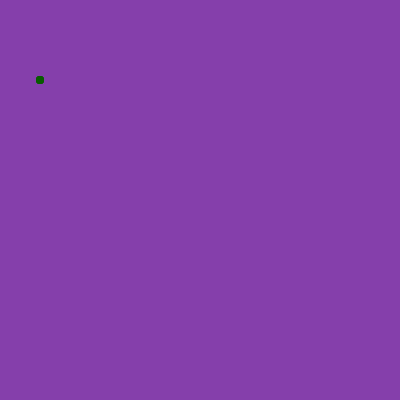
Frame 1 (no input)
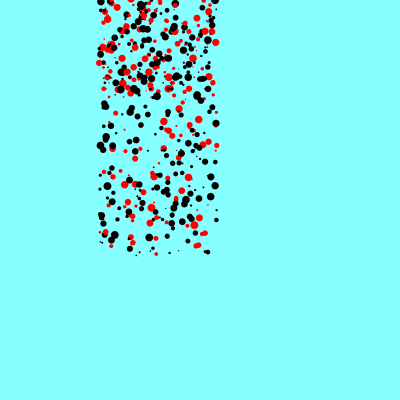
Frame 60 (the mouse pressed at the canvas centre just before this capture)
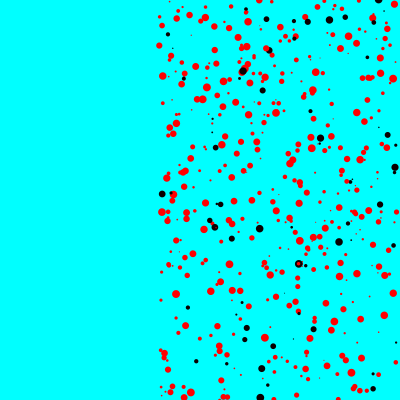
Frame 120 (the mouse held since frame 60 and released just before this capture)

The Processing sketch that drew these frames (run headless with seeded random() and noise(); from frame 60 on, the mouse is pressed at the canvas centre):

// Processing sketch: processing_1215
// ── processing_1215.pde

int ballCount = 500;
int ballSpeed = 3;
int ballSize = 8;
float[] xspeed = new float[ballCount];
float[] yspeed = new float[ballCount];
float[] xpos = new float[ballCount];
float[] ypos = new float[ballCount];
float[] wdth = new float[ballCount];
float[] ht = new float[ballCount];
float Red ;
float Green ;
float Blue ;

void setup(){
  size(400, 400);
  background(0);



  for (int i=0; i<ballCount; ++i){
    xspeed[i] = random(1, ballSpeed);
    yspeed[i] = random(-ballSpeed, ballSpeed);

    wdth[i] = random(1, ballSize);
    ht[i] =wdth[i];

    xpos[i] = random(width/10, width/10);
    ypos[i] = random (height/5, width/5);

    Red = random(0, 255);
    Blue = random(0, 255);
    Green = random(0, 255);

    noStroke();
    frameRate(50);
  }
}

void draw(){


background(Red, Green, Blue);

  if(Green==255 || Blue == 255 || Red ==255 ){
    Red = random(0, 255);
    Blue = random(0, 255);
    Green = random(0, 255);
  }




  for(int j=0; j<ballCount; ++j){


    fill(-Red+143, -Green+155, -Blue+16);
    ellipse (xpos[j], ypos[j], wdth[j], ht[j]);    
    xpos[j] += xspeed[j];
    ypos[j] += yspeed[j];

    if (xpos[j]>=width || xpos[j]<=0 ){
      xspeed[j]*= -1;

      Red = 2+Red ;
      Blue =  8- Blue ;
      Green = 5+Green;
    }
    if (ypos[j] >= height || ypos[j] <= 0){
      yspeed[j]*= -1;

      Red = 10- Red  ;
      Blue = 67+Blue ;
      Green = 12+Green ;
    }


  }

}
